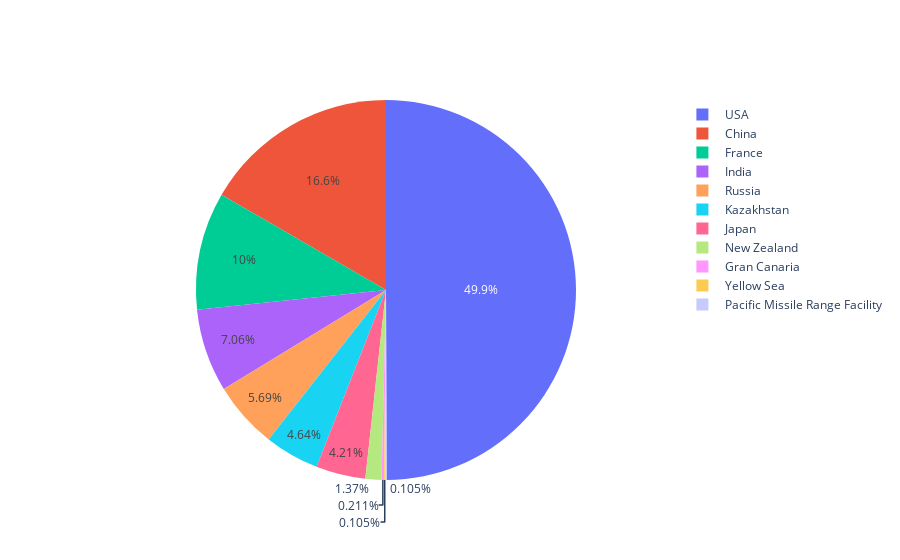

This figure's notebook cell:
### Markdown cell above
Ploting a Pie chart to give idea about the contibution by country

### Code cell
lab = bycountry.index
av = bycountry
#colors = ['gold','lightgreen', "pink", "blue", "skyblue", "cyan", "orange"]
figu = go.Figure(go.Pie(labels = lab , values = av))
figu.show()

### Figure 1 — Plotly figure (JSON) as saved in the notebook; plotly's stock layout.template omitted (floating-point values rounded to 4 significant figures)
{"data": [{"labels": [" USA", " China", " France", " India", " Russia", " Kazakhstan", " Japan", " New Zealand", " Gran Canaria", " Yellow Sea", " Pacific Missile Range Facility"], "type": "pie", "values": [474, 158, 95, 67, 54, 44, 40, 13, 2, 1, 1]}], "layout": {}}
